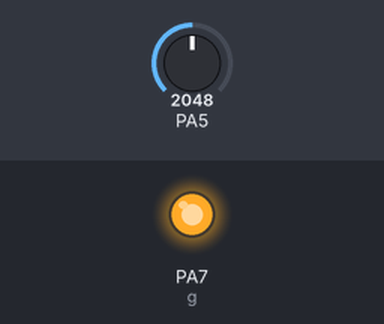
This program was run on a simulated pyboard running MicroPython. On the bench: output pins drawn as LEDs (lit = HIGH). The test bench sets the inputs (shaded band); at power-on: PA5 = 2048 (analog values on the 0–4095 scale). What the program prints to the serial console is not drawn.

Above: at 0.1 s.
Timing chart, 0 to 1.6 s (numbered marks = the images above):
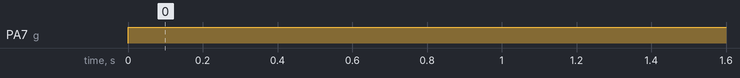

The program:

test-temp.py
```python
# read analogue temp sensor on Pico
# conversion for LMT86LPG
# http://www.ti.com/lit/ds/symlink/lmt86.pdf
# sensor is +- 0.4 to 0.7C so can round to one decimal place
# Kirk Martinez and Denise Yap 2018
import math
from time import sleep
from pyb import Pin
from pyb import RTC

a = pyb.ADC(pyb.Pin.board.A5)
g = pyb.Pin('A7', pyb.Pin.OUT_PP)
rtc = RTC()

# set a specific date and time
rtc.datetime((2019, 7, 27, 5, 15, 42, 0, 0))

#Tuen on lmt86
print('LMT86 turn on.')
g.high()
#must wait 2ms before use
sleep(0.02)
#Check ADC value
def adcValue():
	adcVal = a.read()
	return adcVal

#Convert ADC value to mV
#def mV():
	# convert adc to mV using 3300mV as Vcc
	#tmp = a.read()
	#v = tmp * 3300 / 4096.0
	#tc = ((10.888 - math.sqrt(118.548544 + 0.01388 * (1777.3 -v)))/-0.00694) + 30
	#return v
	#return(round(tc,1))

#Convert adc to degree celcius
def lmt86():
	mv = a.read() * 3300.0 / 4096.0
	tc2 = ((10.888 - math.sqrt(118.548544 + 0.01388 * (1777.3 - mv)))/-0.00694) + 30
	if tc2 > 40:
		tc2 = 40
	elif tc2 < -40:
		tc2 = -40
	return tc2
	#return(round(tc2,1))

#Use mean to minimize white noise
def meantemp():
	n = 0.0
	for count in range(1,10):
		n = n + lmt86()
	return(round(n/10.0,1))

def rtcc():
	r = rtc.datetime() # get date and time
	return r

#while True:
	#print(lmt86())
	#sleep(1)

#Print meantemp for 100 times
for count in range(1,100):
	#print('Date and Time : ')
	#print(rtcc())
	print('meantemp : ')
	print(meantemp())
	sleep(2)

#Turn off lmt86
print('lmt86 turn off.')
g.low()
```

Measured:
- by itself, PA7 (g): LOW → HIGH at 0.00 s
